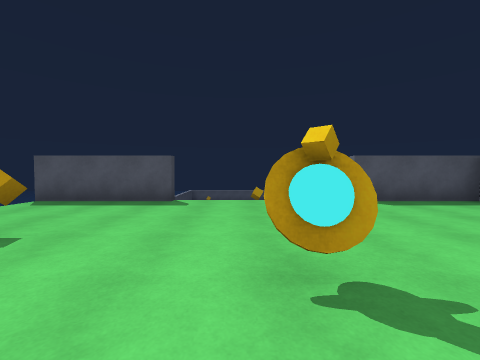
View 1 (above)

17 first-person views from a walk through a scene from a Unity 3-D project. The camera is 1.3 m above the floor, tilts 2° down and sees 90° across. The floor is counted in squares, 2 m on a side. Each view is taken from the middle of a square. On the plan, view 1 faces up. The plan holds only what a view shows up to about 9 squares ahead; the rest is blank. The place goes on beyond the plan. The player is left out. Surface patterns are stand-ins for the level's own textures.

View 2
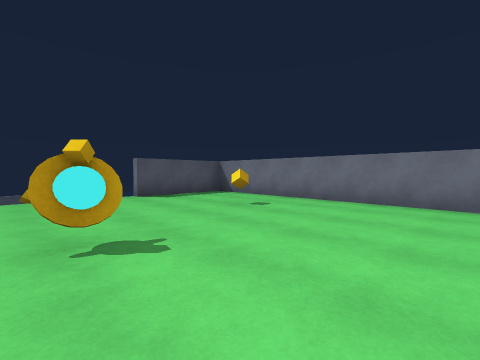

View 3
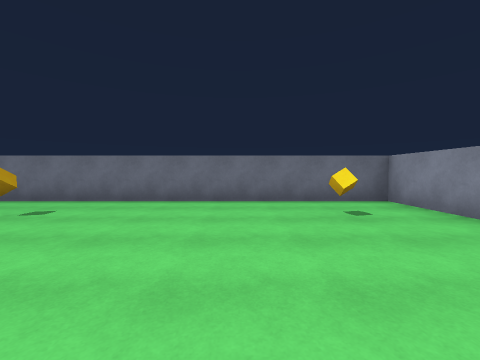

View 4
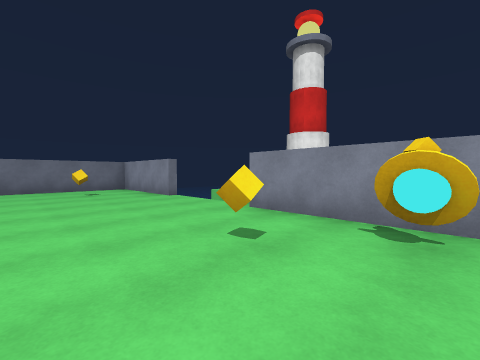

View 5
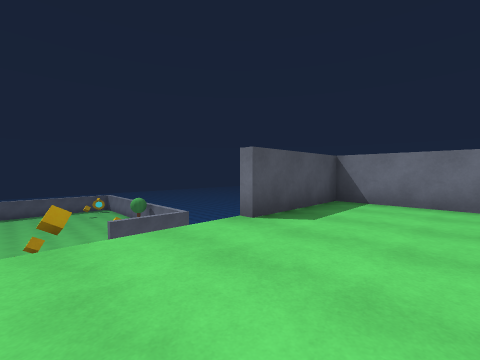

View 6
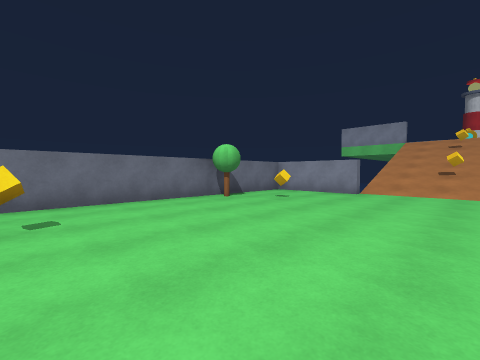

View 7
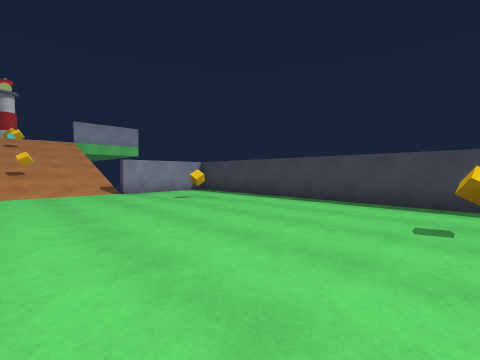

View 8
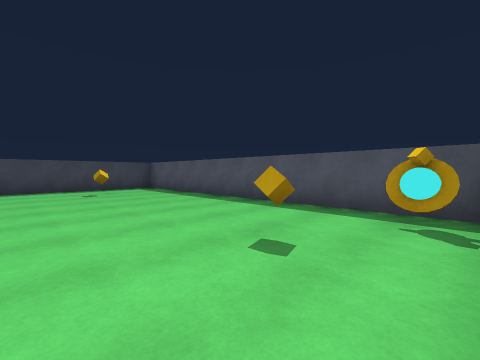

View 9
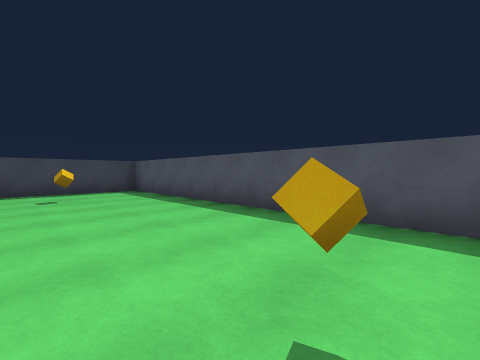

View 10
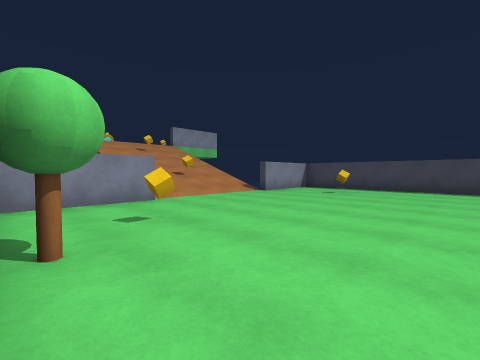

View 11
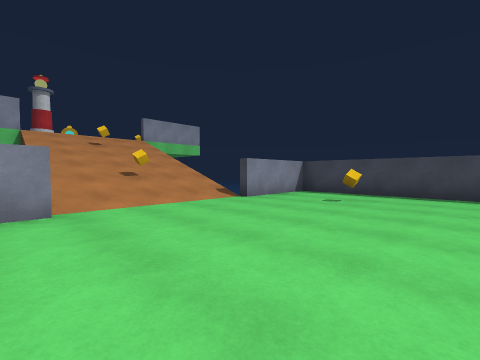

View 12
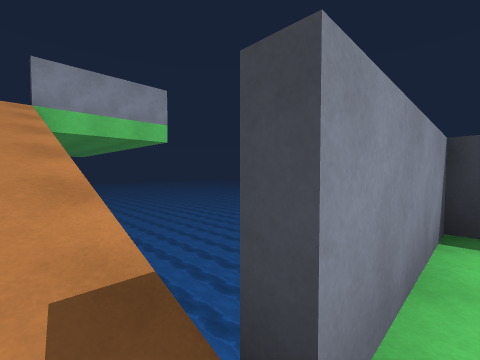

View 13
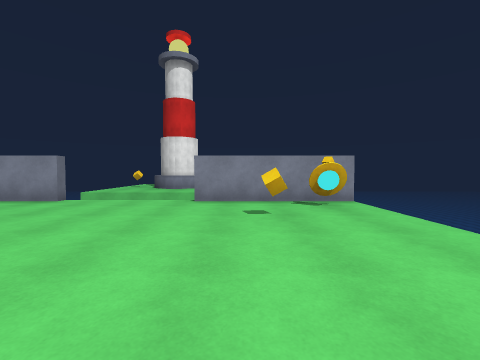

View 14
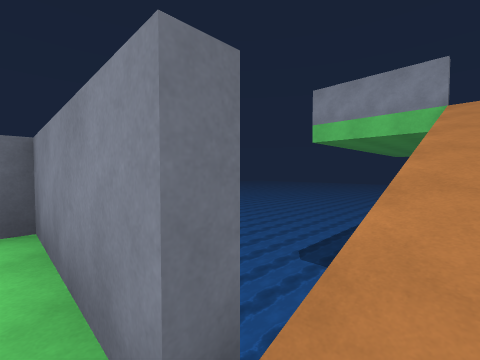

View 15
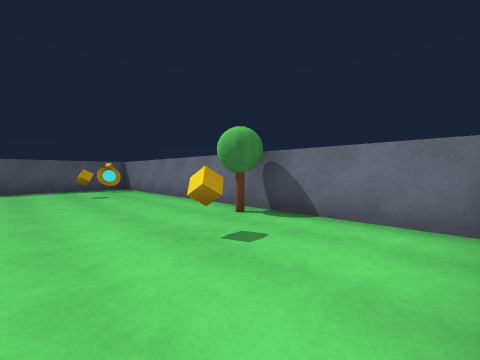

View 16
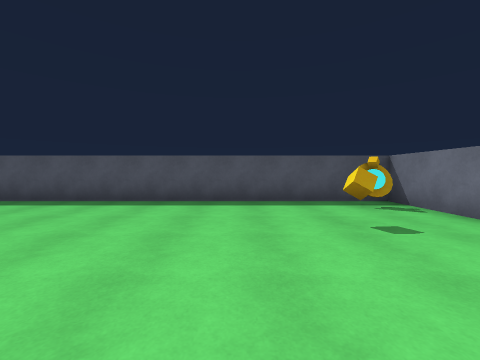

View 17
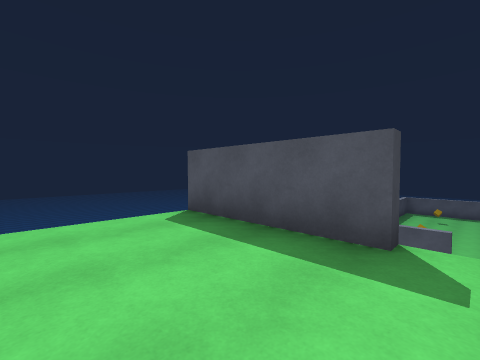

### Floor plan
Key: @ floor where view 1 was taken; # wall or solid block; . main floor; - floor 1 m lower than the main floor; _ floor 3 m lower than the main floor; < floor 4 m lower than the main floor; / step, stairs or slope; v drop or lower ground; O other object.
Columns run from 5 left of view 1 to 6 right of it. Each row starts with its distance up from view 1.
 22   #######
 21  #<<<<<<<OO
 20  #<<<<<<<O#
 19  #<O<<<<<O<#
 18  #<<<<<<<<<#
 17  #<<<<<<<<<#
 16  #<<<<<<<<<#
 15  #<<<<<<<<O
 14  #<O<<<<<O<#
 13  #<<<<<<<<<#
 12  ###<<<<###
 11     ////
 10     /_O/
  9     ////
  8 vv  ////  vv
  7 v   /-O/   v
  6 v## ////v##v
  5 v..........#
  4 v..........#
  3  ..........#
  2    O.....O.#
  1    ..OO....#
  0   ...@.....#
 -1  ..........#
 -2  ..........#
 -3  O.O.....O.#
 -4  ####...###

Where each view was taken, in squares from view 1:
view 1: 0 up, 0 right, facing up
view 2: 1 down, 0 right, facing up-right
view 3: 1 down, 0 right, facing right
view 4: 1 down, 4 left, facing down-right
view 5: 3 up, 0 right, facing up-right
view 6: 19 up, 0 right, facing down-right
view 7: 19 up, 1 right, facing down-left
view 8: 17 up, 5 right, facing up-left
view 9: 18 up, 4 right, facing up-left
view 10: 17 up, 5 right, facing down-left
view 11: 16 up, 3 right, facing down-left
view 12: 12 up, 1 left, facing down-left
view 13: 1 up, 2 left, facing down
view 14: 12 up, 2 right, facing down-right
view 15: 12 up, 2 right, facing up-right
view 16: 16 up, 2 right, facing up
view 17: 3 up, 1 left, facing up-left
